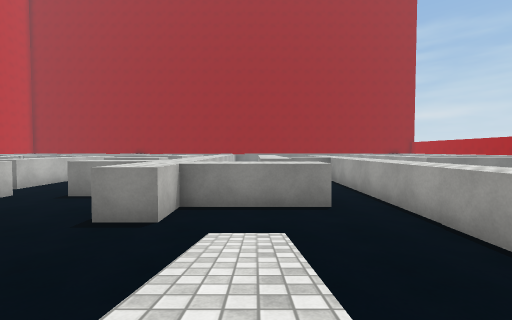
View 1 (above)

24 first-person views from a walk through a 3-D level made in the Unity game engine. The camera is 0.49 m above the floor, tilts 2° down and sees 90° across. The floor is counted in squares, 1 m on a side. Each view is taken from the middle of a square. On the plan, view 1 faces up. The plan holds only what a view shows up to about 9 squares ahead; the rest is blank. The place goes on beyond the plan. The player character is not drawn. Surface patterns are stand-ins for the level's own textures.

View 2
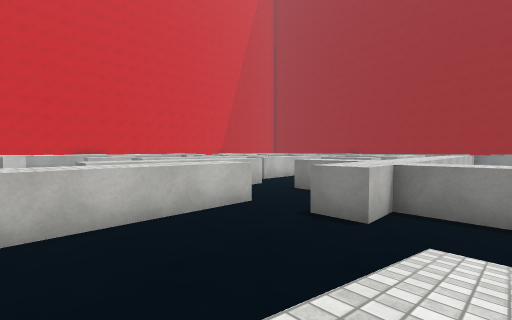

View 3
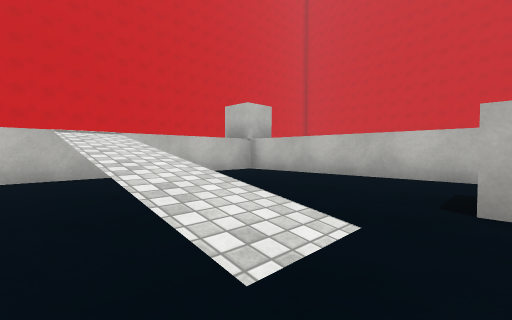

View 4
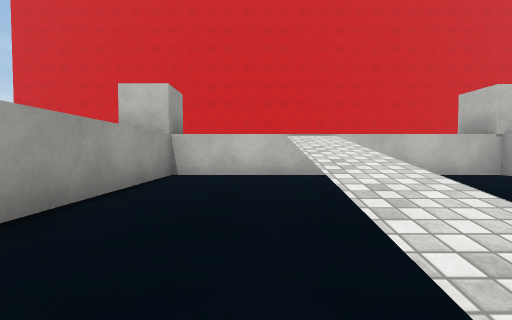

View 5
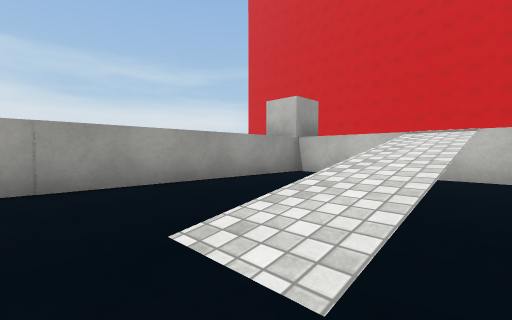

View 6
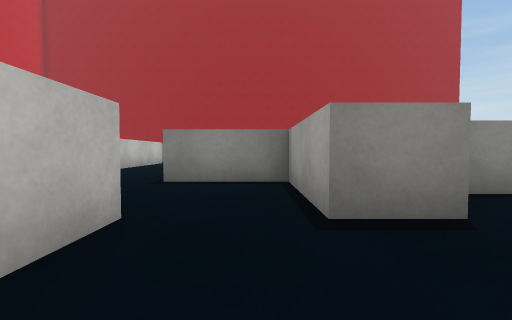

View 7
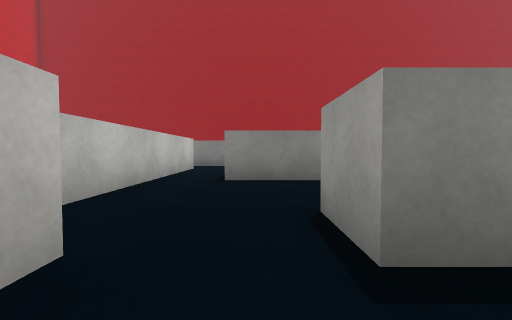

View 8
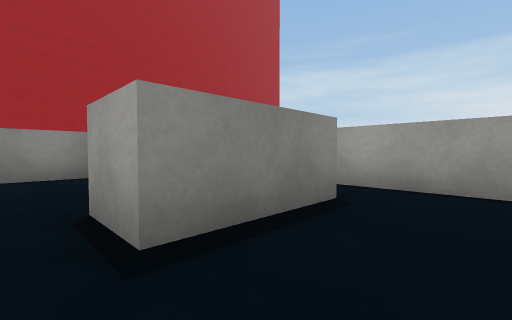

View 9
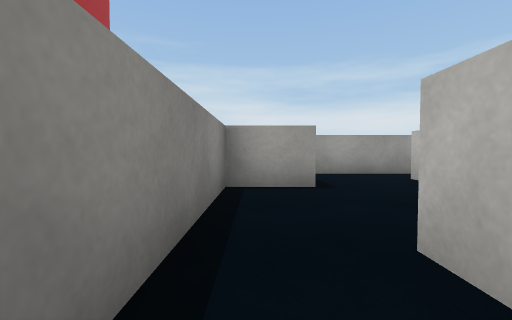

View 10
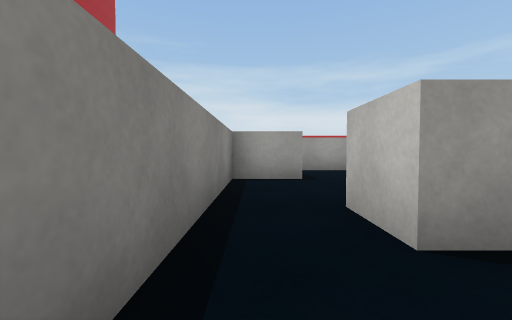

View 11
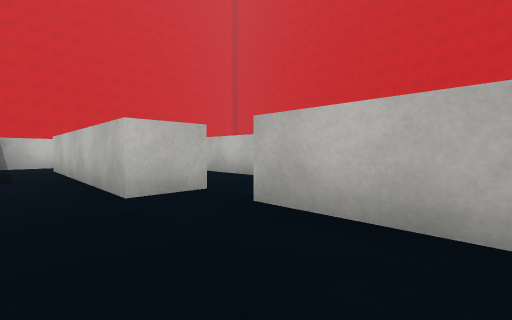

View 12
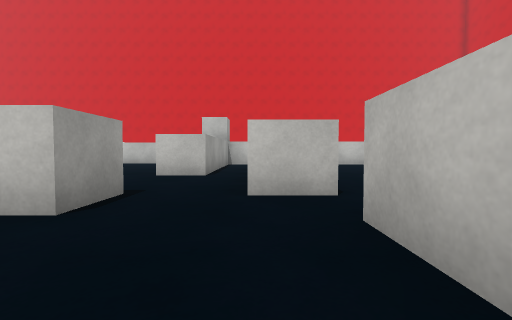

View 13
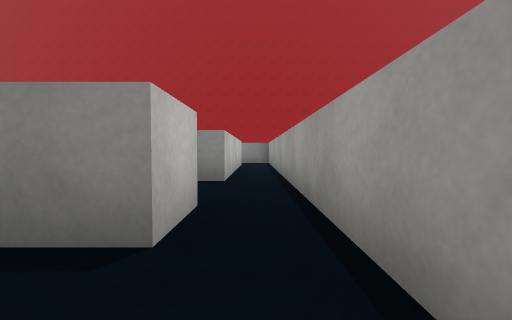

View 14
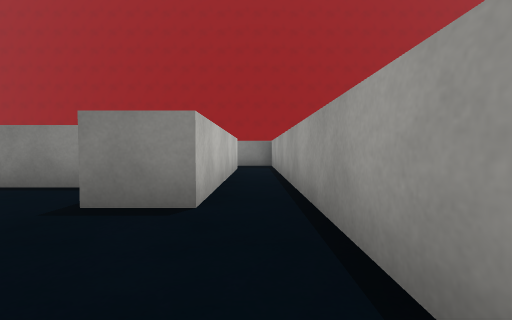

View 15
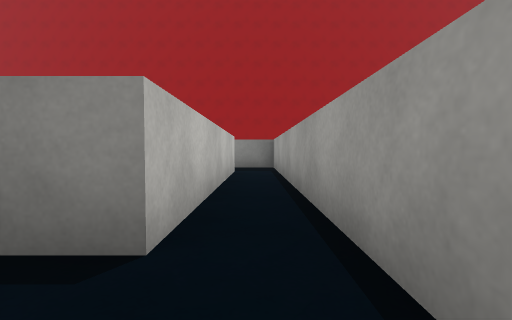

View 16
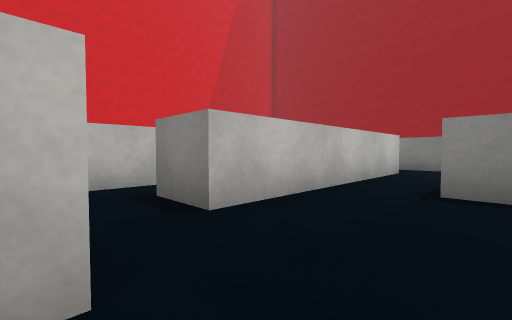

View 17
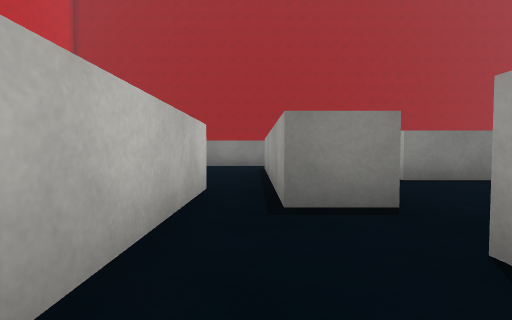

View 18
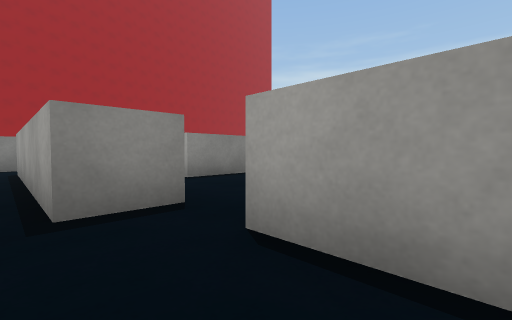

View 19
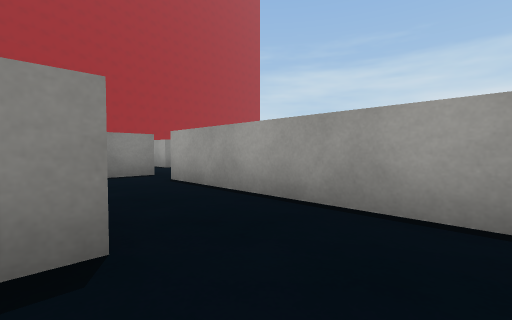

View 20
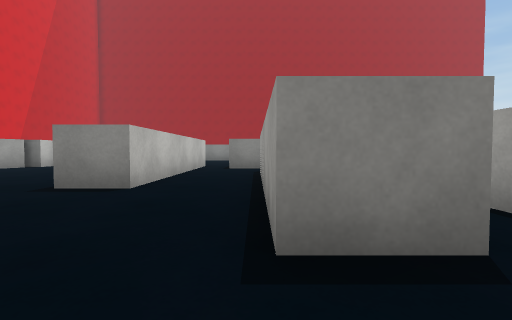

View 21
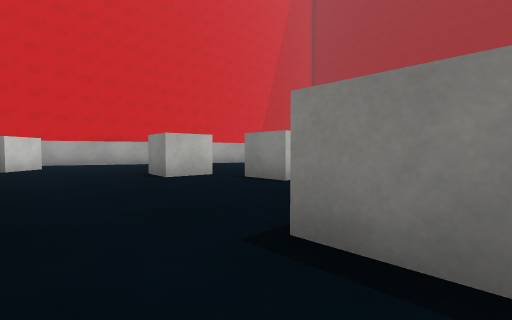

View 22
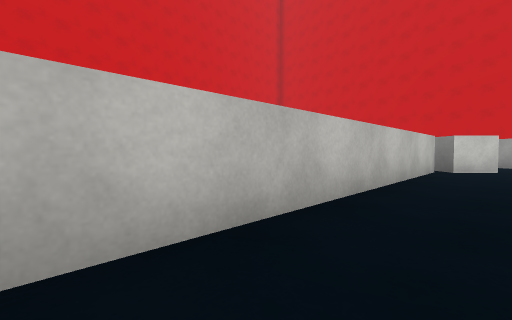

View 23
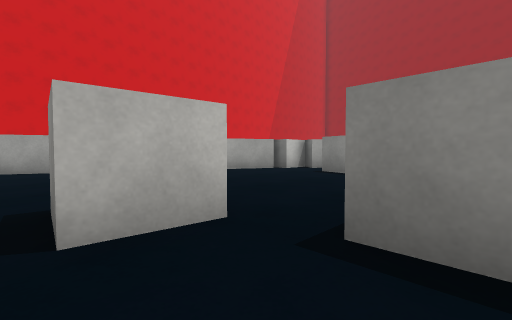

View 24
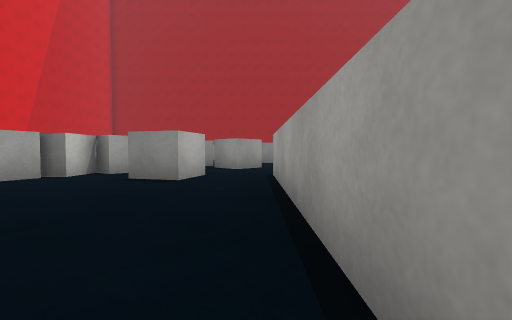

### Floor plan
Ten units are one square. View 1 is at (0, 0); x grows to the right and y downward. Boxes are objects, and circles mark ways between rooms. Rooms are numbered by the first view taken in them; rooms with no view inside come last. Other rooms are left out.
<svg viewBox="-176 -190 208 207">
<path fill="none" stroke="#000" d="M15 -49 -15 -49 -15 -38 -25 -38M-40 -39 -40 12 27 12 27 -65M-68 -122 -68 -72M-25 -79 -25 -185 -36 -185M-35 -61 -45 -61 -45 -71 -40 -71M-69 -62 -59 -62 -59 -12M-35 -171 -35 -122 -45 -122 -45 -134 -64 -134M-50 -39 -40 -39M-140 -75 -145 -64M-86 -84 -86 -33 -96 -33 -96 -84M-161 -28 -171 -7M-68 -72 -78 -72 -78 -122 -68 -122M-135 3 -50 3M-59 -12 -69 -12 -69 -62M-50 -2 -50 -25M-64 -134 -96 -134M-25 -38 -25 -61 -35 -61"/>
<rect x="-55" y="-105" width="20" height="10" fill="#bbb"><title>block</title></rect>
<rect x="-155" y="-15" width="20" height="20" fill="#bbb"><title>cube</title></rect>
<rect x="-145" y="-95" width="10" height="20" fill="#bbb"><title>cube</title></rect>
<rect x="-135" y="-95" width="10" height="10" fill="#bbb"><title>cube</title></rect>
<rect x="-125" y="-85" width="20" height="10" fill="#bbb"><title>cube</title></rect>
<rect x="-125" y="-125" width="10" height="20" fill="#bbb"><title>cube</title></rect>
<rect x="-115" y="-35" width="10" height="20" fill="#bbb"><title>cube</title></rect>
<rect x="-115" y="-115" width="20" height="20" fill="#bbb"><title>cube</title></rect>
<circle cx="-30" cy="-40" r="3" fill="#2a7"/>
<circle cx="-70" cy="-70" r="3" fill="#2a7"/>
<circle cx="-75" cy="-130" r="3" fill="#2a7"/>
<circle cx="-40" cy="-50" r="3" fill="#2a7"/>
<text x="0" y="-20">1</text>
<text x="-40" y="-110">2</text>
<text x="-120" y="-60">3</text>
<text x="-30" y="-50">4</text>
</svg>
Room 1 opens to room 4. Room 2 opens to room 3. Room 2 opens to room 4.

Where each view was taken, in squares from view 1:
view 1: 0 up, 0 right, facing up
view 2: 0 up, 0 right, facing up-left
view 3: 4 up, 1 right, facing down-left
view 4: 4 up, 1 right, facing down
view 5: 4 up, 1 left, facing down-right
view 6: 2 up, 3 left, facing up
view 7: 5 up, 5 left, facing up
view 8: 8 up, 6 left, facing up-right
view 9: 13 up, 8 left, facing right
view 10: 13 up, 9 left, facing right
view 11: 9 up, 5 left, facing down-left
view 12: 9 up, 6 left, facing down
view 13: 8 up, 3 left, facing up
view 14: 10 up, 3 left, facing up
view 15: 11 up, 3 left, facing up
view 16: 6 up, 5 left, facing up-left
view 17: 5 up, 8 left, facing up
view 18: 5 up, 8 left, facing up-right
view 19: 2 up, 9 left, facing up-right
view 20: 0 up, 7 left, facing up
view 21: 0 up, 6 left, facing up-left
view 22: 1 up, 7 left, facing down-left
view 23: 2 up, 9 left, facing up-left
view 24: 3 up, 10 left, facing up
